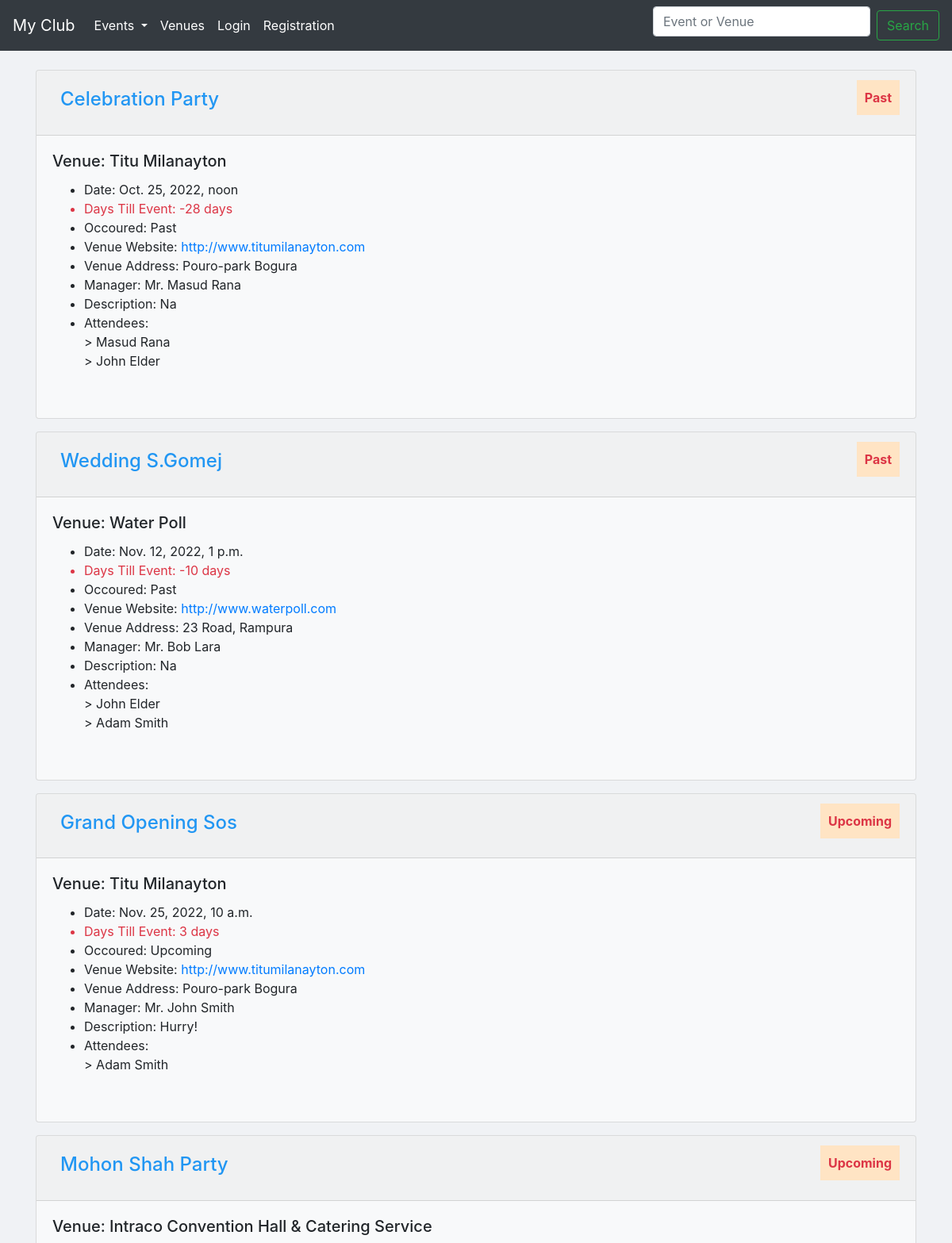
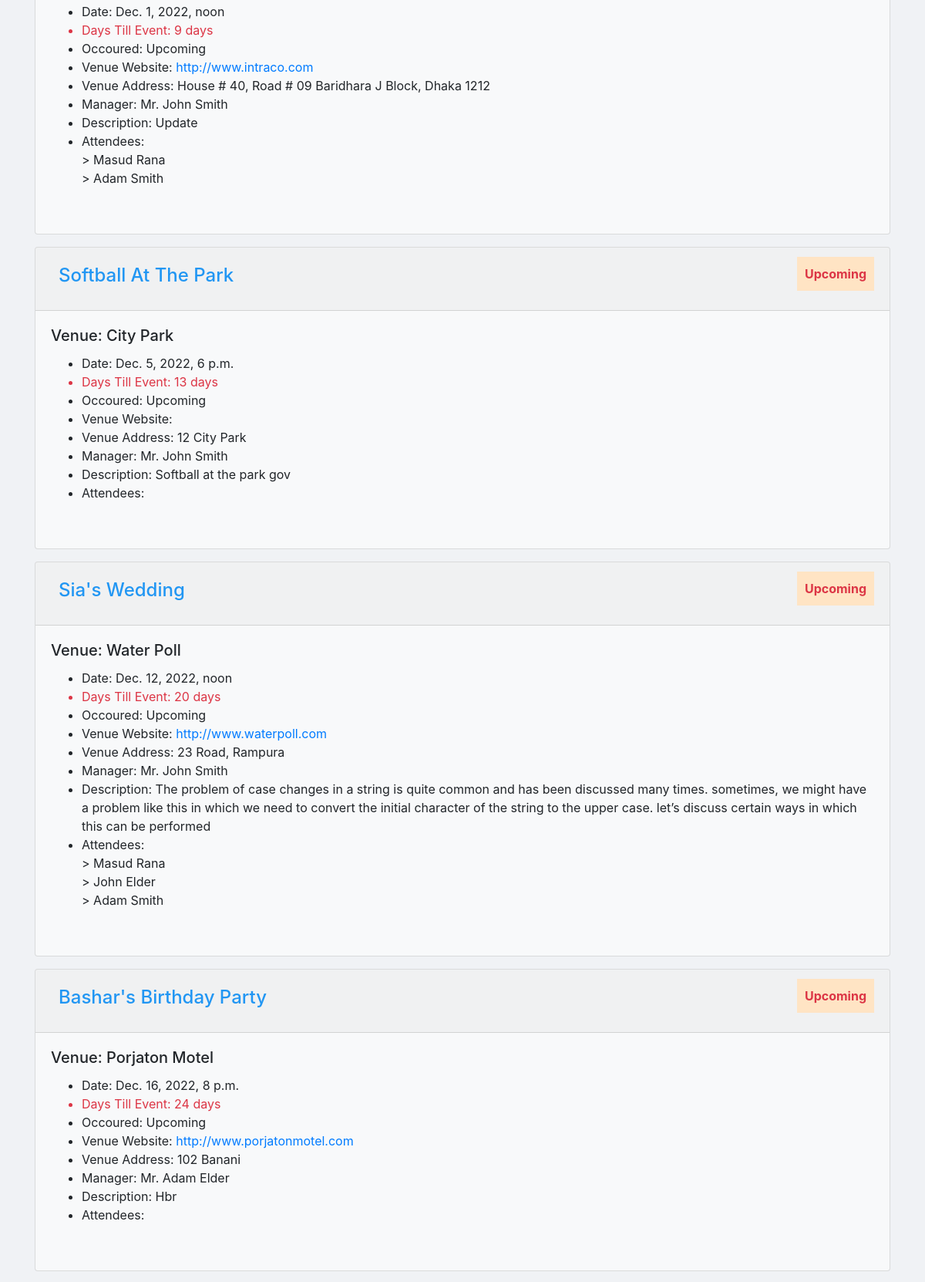
Screenshot of /events/ (upper part) with the database file from the repository (2 pictures, top to bottom).
### events/models.py (models this page shows, shortened)
class Event(models.Model):
	name = models.CharField('Event name', max_length=120)
	event_date = models.DateTimeField('Event date')
	venue = models.ForeignKey(Venue, null=True, on_delete=models.CASCADE) # Many to One Relation
	manager = models.ForeignKey(User, blank=True,on_delete=models.CASCADE) # Many to one Relation
	description = models.TextField(blank=True)
	attendees = models.ManyToManyField(MyClubUser,blank=True) # Many to Many Relation
	def __str__(self):
		return self.name
	@property
	def Days_till(self):
		today = date.today()
		days_till = self.event_date.date() - today
		days_till_stipped = str(days_till).split(',',1)[0]
		return days_till_stipped
	@property
	def Is_Past(self):
		today = date.today()
		if self.event_date.date() < today:
			thing = "Past"
		else:
			thing = "Upcoming"
		return thing

class Venue(models.Model):
	name = models.CharField(verbose_name='Venue name', max_length=120)
	address = models.CharField(max_length=300)
	zip_code = models.CharField('Zip Code',max_length=10,blank=True)
	phone = models.CharField('Contact phone',max_length=15,blank=True)
	web = models.URLField('Website address', blank=True)
	email = models.EmailField('Email address',blank=True)
	owner = models.PositiveIntegerField(verbose_name='Venue Owner', blank=False, default=1)
	book = models.BooleanField(default=False, blank=True)
	images = models.ImageField(upload_to='venue/images/',verbose_name='Upload Image')
	def __str__(self):
		return self.name

class MyClubUser(models.Model):
	first_name = models.CharField(max_length=30)
	last_name = models.CharField(max_length=30)
	email = models.EmailField('User email')
	def __str__(self):
		return self.first_name + ' ' + self.last_name

### events/views.py (the view)
# urls.py: path('events/', views.all_events, name='list-events'),
def all_events(request):
	event_count = Event.objects.all().count()
	today = timezone.now()
	events = Event.objects.all().order_by('event_date')
	context = {
		'events': events,
		'event_count':event_count,
	}
	return render(request, 'events/events_list.html', context)

### events/templates/events/events_list.html (shortened to what this page needs)
{% extends 'events/base.html' %}
    {% block content %}
      {% for event in events %}
      <div class="card bg-light mb-3">
      <div class="card-header" style="color:#2196f3;">
        <div class="row">
          <div class="col-8">
            <strong><h4 style="padding:10px">{{event | title}}</h4></strong>
          </div>
          <div class="col-4">
            <strong class="float-right text-danger" style="padding:10px;background-color:bisque;">{{event.Is_Past}}</strong>
          </div>
        </div>
      </div>
      <div class="card-body">
    <h5 class="card-title">Venue: {{event.venue | title}}</h5>
    <ul>
        <li>Date: {{event.event_date}}</li>
        <li class="text-danger">Days Till Event: {{event.Days_till}}</li>
        <li>Occoured: {{event.Is_Past}}</li>
        <li>Venue Website: <a href="{{event.venue.web}}" target="_blank">{{event.venue.web}}</a> </li>
        <li>Venue Address: {{event.venue.address}}</li>
        <li>Manager: Mr. {{event.manager.first_name}} {{event.manager.last_name}}</li>
        <li>Description: {{event.description}}</li>
        <li>Attendees:<br/>
        {% for userattend in event.attendees.all %}
         > {{userattend}}<br>
        {% endfor %}
        </li>
      </ul>
        <br>
  </div>
</div>
      {% endfor %}
    {% endblock content %}

### events/templates/events/base.html (style rules this page uses)
body { background-color: #f0f2f5; }

### rows the page displays
Event: name "Celebration Party", Is_Past "Past", venue "Titu Milanayton", event_date "Oct. 25, 2022, noon", Days_till "-28 days", venue.web "http://www.titumilanayton.com", venue.address "Pouro-park Bogura", manager.first_name "Masud", manager.last_name "Rana", description "Na"
MyClubUser: first_name+last_name "Masud Rana"
MyClubUser: first_name+last_name "John Elder"
Event: name "Wedding S.Gomej", Is_Past "Past", venue "Water Poll", event_date "Nov. 12, 2022, 1 p.m.", Days_till "-10 days", venue.web "http://www.waterpoll.com", venue.address "23 Road, Rampura", manager.first_name "Bob", manager.last_name "Lara", description "Na"
MyClubUser: first_name+last_name "Adam Smith"
Event: name "Grand Opening Sos", Is_Past "Upcoming", venue "Titu Milanayton", event_date "Nov. 25, 2022, 10 a.m.", Days_till "3 days", venue.web "http://www.titumilanayton.com", venue.address "Pouro-park Bogura", manager.first_name "John", manager.last_name "Smith", description "Hurry!"
Event: name "Mohon Shah Party", Is_Past "Upcoming", venue "Intraco Convention Hall & Catering Service", event_date "Dec. 1, 2022, noon", Days_till "9 days", venue.web "http://www.intraco.com", venue.address "House # 40, Road # 09 Baridhara J Block, Dhaka 1212", manager.first_name "John", manager.last_name "Smith", description "Update"
Event: name "Softball At The Park", Is_Past "Upcoming", venue "City Park", event_date "Dec. 5, 2022, 6 p.m.", Days_till "13 days", venue.address "12 City Park", manager.first_name "John", manager.last_name "Smith", description "Softball at the park gov"
Event: name "Sia's Wedding", Is_Past "Upcoming", venue "Water Poll", event_date "Dec. 12, 2022, noon", Days_till "20 days", venue.web "http://www.waterpoll.com", venue.address "23 Road, Rampura", manager.first_name "John", manager.last_name "Smith", description "The problem of case changes in a string is quite common and has been discussed many times. sometimes, we might have a problem like this in which we need to convert the initial character of the string to the upper case. let’s discuss certain ways in which this can be performed"
Event: name "Bashar's Birthday Party", Is_Past "Upcoming", venue "Porjaton Motel", event_date "Dec. 16, 2022, 8 p.m.", Days_till "24 days", venue.web "http://www.porjatonmotel.com", venue.address "102 Banani", manager.first_name "Adam", manager.last_name "Elder", description "Hbr"
